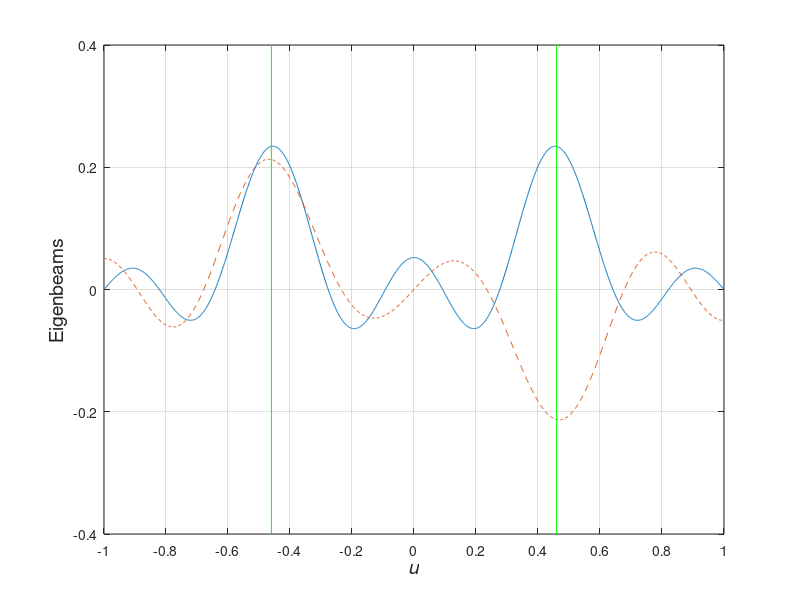
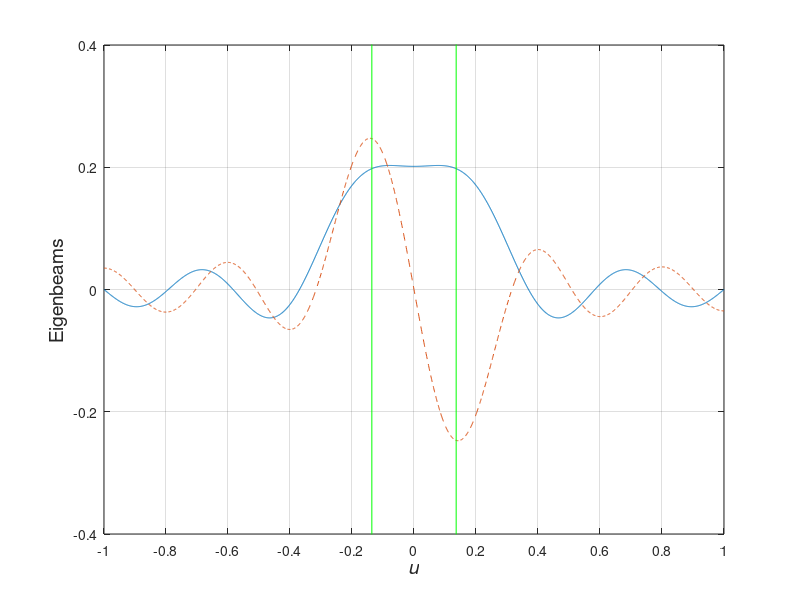
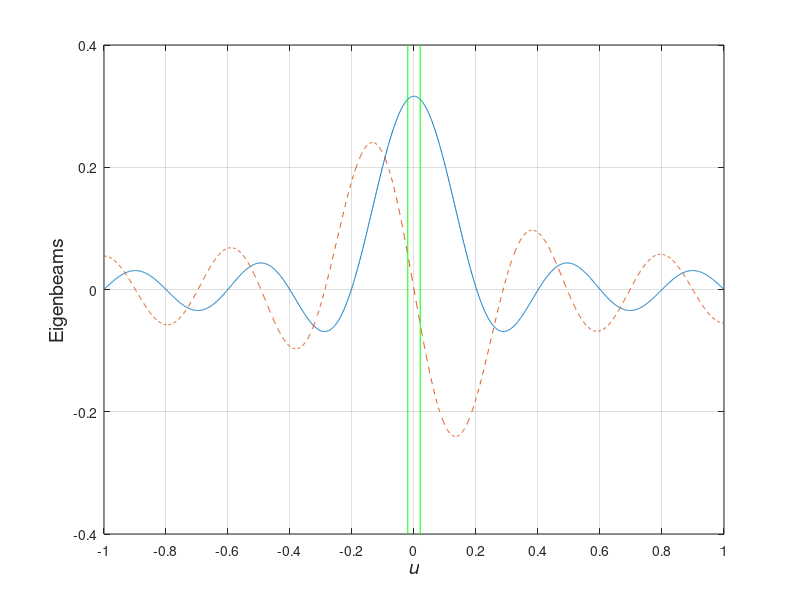

Reproduce these figures in MATLAB, in order.
%%%%%%%%%%%%%%%%%%%%%%%%%%%%%%%%
% Figure 5.11
% Eigenbeams for two sources
% K. Bell 7/24/01, 10/23/01
%%%%%%%%%%%%%%%%%%%%%%%%%%%%%%%%

clear all
close all

%************************
% Array
%************************
N = 10;                                 % Elements in array
d = 0.5;                                % sensor spacing half wavelength wrt wc
D = [-(N-1)/2:1:(N-1)/2].';
BWNN = 2/(N*d);
u=[-1:0.001:1];
nu=length(u);
vv = exp(j*pi*D*u);

nf = N;
%************************
% Source
%************************
dus = [2.3 0.68 0.1]*BWNN;

ns = length(dus);
val1 = zeros(1,ns);
val2 = zeros(1,ns);
for n=1:ns
    us = [-dus(n)/2 dus(n)/2];
    AS = exp(j*2*pi*d*D*us)/sqrt(N);
    
    v1 = AS(:,1)+AS(:,2);      % sum
    v1 = v1/norm(v1);          % normalized
    v2 = AS(:,1)-AS(:,2);      % difference
    v2 = v2/norm(v2);          % normalized

    B1 = real(v1'*vv);
    B2 = real(v2'*vv);
    figure
    plot(u,B1/10,'-');
    hold on
    plot(u,B2/10,'--');
    
    plot(us(1)*[1 1],[-2 2],'-g')
    plot(us(2)*[1 1],[-2 2],'-g')
    xlabel('\itu','Fontsize',14)
    ylabel('Eigenbeams','Fontsize',14)
    grid on
    hold off
    axis([-1 1 -0.4 0.4])
    set(gca,'XTick',[-1:0.2:1])
    
end
